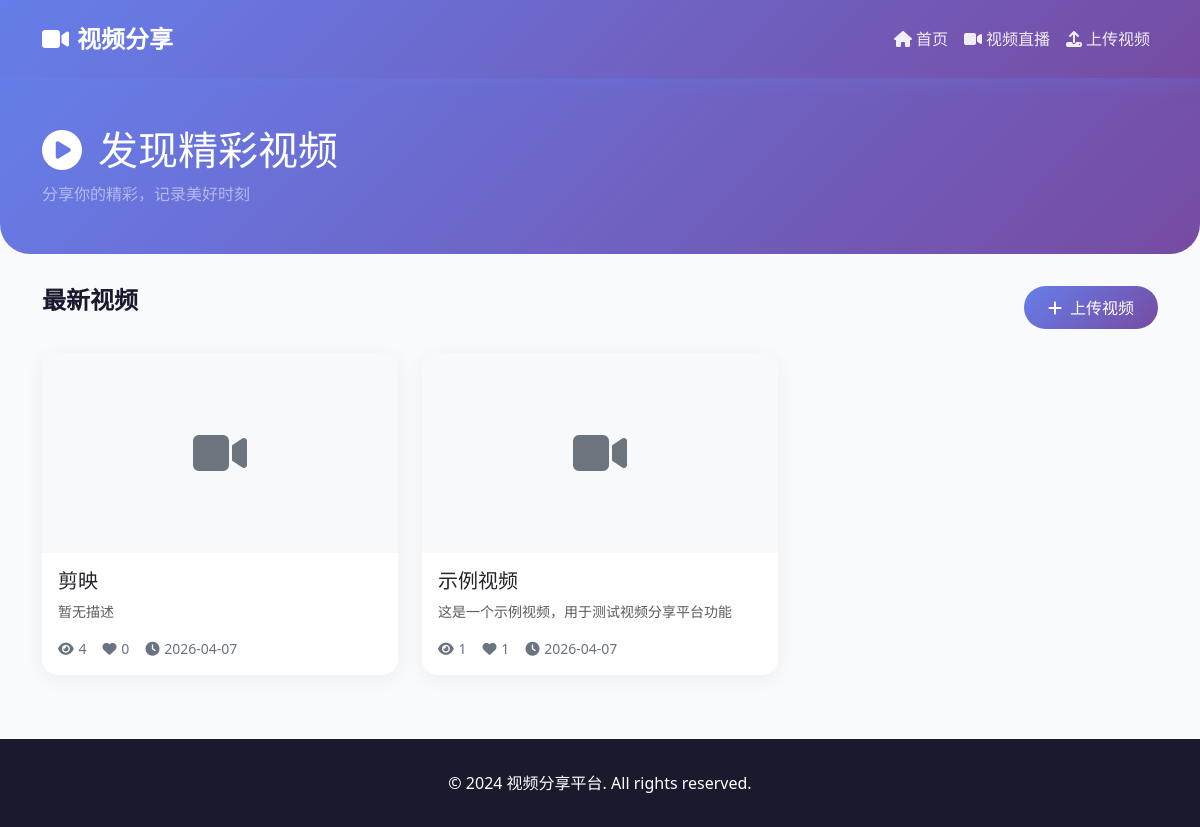
Before: / with the older database file.
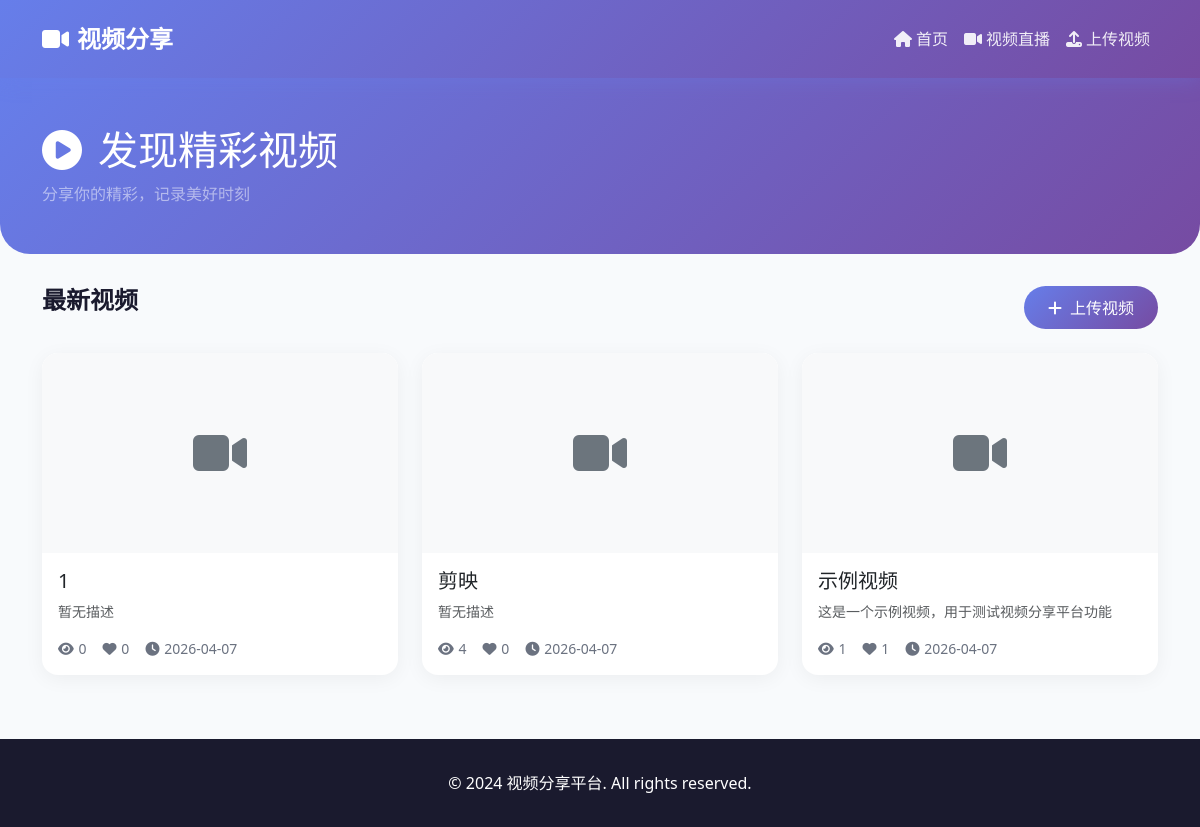
After: the same page with the newer database file.
### app.py (models this page shows)
class Video(db.Model):
    id = db.Column(db.String(36), primary_key=True, default=lambda: str(uuid.uuid4()))
    title = db.Column(db.String(200), nullable=False)
    description = db.Column(db.Text)
    filename = db.Column(db.String(200), nullable=False)
    cover = db.Column(db.String(200))
    views = db.Column(db.Integer, default=0)
    likes = db.Column(db.Integer, default=0)
    created_at = db.Column(db.DateTime, default=datetime.utcnow)

### app.py (the view)
@app.route('/')
def index():
    videos = Video.query.order_by(Video.created_at.desc()).all()
    return render_template('index.html', videos=videos)

### templates/index.html (shortened to what this page needs)
{% extends "base.html" %}
{% block content %}
<div class="page-header">
    <div class="container">
        <h1 class="text-white mb-2">
            <i class="fas fa-play-circle me-3"></i>发现精彩视频
        </h1>
        <p class="text-white-50 mb-0">分享你的精彩，记录美好时刻</p>
    </div>
</div>
<div class="container">
    <div class="row mb-4">
        <div class="col-md-6">
            <h4 class="fw-bold">最新视频</h4>
        </div>
        <div class="col-md-6 text-md-end">
            <a href="/upload" class="btn btn-primary">
                <i class="fas fa-plus me-2"></i>上传视频
            </a>
        </div>
    </div>
    {% if videos %}
    <div class="row g-4">
        {% for video in videos %}
        <div class="col-md-6 col-lg-4">
            <a href="/video/{{ video.id }}" class="text-decoration-none">
                <div class="card h-100">
                    <div class="card-img-wrapper">
                        <div class="bg-light d-flex align-items-center justify-content-center" style="height: 200px;">
                        </div>
                    </div>
                    <div class="card-body">
                        <h5 class="card-title text-truncate">{{ video.title }}</h5>
                        <p class="card-text text-muted text-truncate small">{{ video.description or '暂无描述' }}</p>
                        <div class="video-stats">
                            <span><i class="fas fa-eye"></i> {{ video.views }}</span>
                            <span><i class="fas fa-heart"></i> {{ video.likes }}</span>
                            <span><i class="fas fa-clock"></i> {{ video.created_at.strftime('%Y-%m-%d') }}</span>
                        </div>
                    </div>
                </div>
            </a>
        </div>
        {% endfor %}
    </div>
    {% endif %}
</div>
{% endblock %}

### templates/base.html (shortened to what this page needs)
<!DOCTYPE html>
<html lang="zh-CN">
<head>
    <link href="https://cdn.jsdelivr.net/npm/bootstrap@5.3.0/dist/css/bootstrap.min.css" rel="stylesheet">
    <link rel="stylesheet" href="https://cdnjs.cloudflare.com/ajax/libs/font-awesome/6.4.0/css/all.min.css">
</head>
<body>
    <nav class="navbar navbar-expand-lg sticky-top">
        <div class="container">
            <a class="navbar-brand" href="/">
                <i class="fas fa-video me-2"></i>视频分享
            </a>
            <div class="collapse navbar-collapse" id="navbarNav">
                <ul class="navbar-nav ms-auto">
                    <li class="nav-item">
                        <a class="nav-link" href="/">
                            <i class="fas fa-home me-1"></i>首页
                        </a>
                    </li>
                    <li class="nav-item">
                        <a class="nav-link" href="/live">
                            <i class="fas fa-video me-1"></i>视频直播
                        </a>
                    </li>
                    <li class="nav-item">
                        <a class="nav-link" href="/upload">
                            <i class="fas fa-upload me-1"></i>上传视频
                        </a>
                    </li>
                </ul>
            </div>
        </div>
    </nav>
    {% block content %}{% endblock %}
    <footer class="footer">
        <div class="container text-center">
            <p class="mb-0">&copy; 2024 视频分享平台. All rights reserved.</p>
        </div>
    </footer>
</body>
</html>

### templates/base.html (style rules this page uses)
:root { --primary-color: #4A90D9; --secondary-color: #6C757D; --bg-color: #F8FAFC; --card-bg: #FFFFFF; --text-primary: #1A1A2E; --text-secondary: #6B7280; --accent-gradient: linear-gradient(135deg, #667EEA 0%, #764BA2 100%); }
body { font-family: 'Segoe UI', 'PingFang SC', 'Microsoft YaHei', sans-serif; background-color: var(--bg-color); color: var(--text-primary); min-height: 100vh; }
.navbar { background: linear-gradient(135deg, #667EEA 0%, #764BA2 100%); box-shadow: 0 2px 20px rgba(102, 126, 234, 0.3); padding: 1rem 0; }
.navbar-brand { font-weight: 700; font-size: 1.5rem; color: white !important; }
.nav-link { color: rgba(255,255,255,0.9) !important; font-weight: 500; transition: all 0.3s ease; }
.btn-primary { background: var(--accent-gradient); border: none; padding: 0.6rem 1.5rem; border-radius: 25px; font-weight: 500; transition: all 0.3s ease; }
.card { border: none; border-radius: 16px; box-shadow: 0 4px 20px rgba(0, 0, 0, 0.05); transition: all 0.3s ease; background: var(--card-bg); overflow: hidden; }
.card-img-wrapper { position: relative; overflow: hidden; border-radius: 16px 16px 0 0; }
.video-stats { display: flex; gap: 1rem; color: var(--text-secondary); font-size: 0.875rem; }
.video-stats span { display: flex; align-items: center; gap: 0.3rem; }
.page-header { background: linear-gradient(135deg, #667EEA 0%, #764BA2 100%); padding: 3rem 0; margin-bottom: 2rem; border-radius: 0 0 30px 30px; }
.footer { background: #1A1A2E; color: white; padding: 2rem 0; margin-top: 4rem; }

Changed rows visible on the page:
added Video: title "1", description "暂无描述", views "0", likes "0", created_at "2026-04-07"
